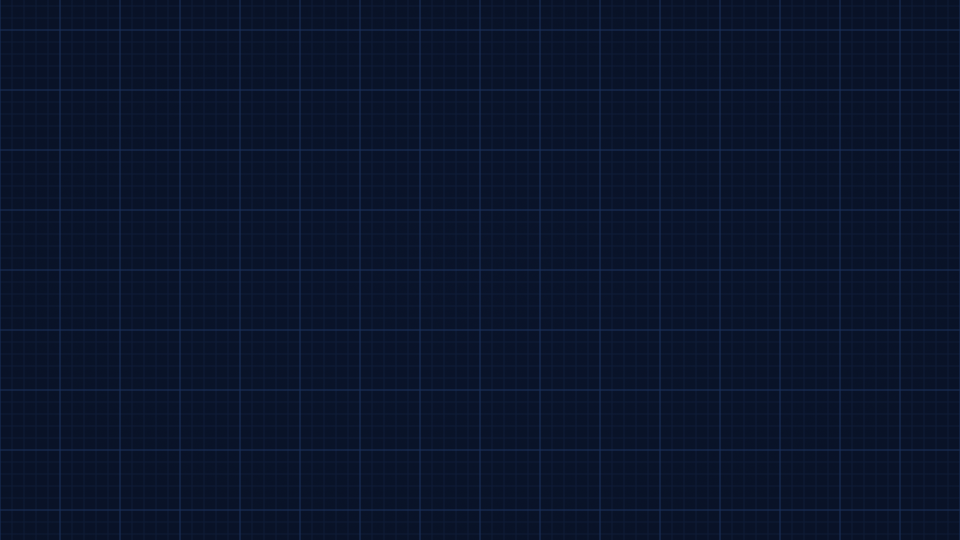
#> input picture assets/calculo/fundo_calculo_milimetrado_1920x1080.png, 1920 x 1080 px (shown at 1/2 size); its folder holds 3 pictures in this run
$ python qa_fundo.py
#> lines starting #> are read from the running program, lines starting #| are printed output that depends on the picture
"""[fundo] luminância média por faixa de 1/9 da altura num quadro sem conteúdo (alvo: variação <= 10% entre o centro e a faixa de baixo)."""
import sys
from pathlib import Path
import numpy as np
from PIL import Image
raiz = Path(__file__).resolve().parents[2] / "assets" / "calculo"
for nome in ("fundo_calculo_milimetrado", "fundo_calculo_liso"):
    a = np.asarray(Image.open(raiz / f"{nome}_1920x1080.png").convert("L"), float)
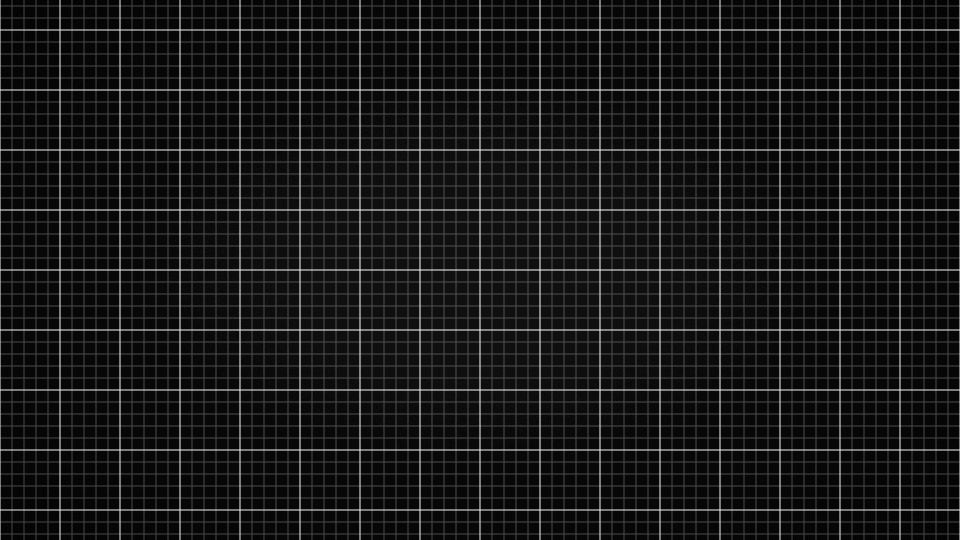
#> a: shape (1080, 1920) float64 (shown at 1/2 size); min 17, max 49, mean 20.3; drawn with min black and max white
    h = a.shape[0] // 9
#> h = 120
    faixas = [a[i * h:(i + 1) * h, 960:1900].mean() for i in range(9)]       # fora da placa do canto (x < 1240) só nas faixas de cima: usa x >= 960
#> faixas = [19.94, 20.09, 20.35, 20.55, 20.61, 20.55, 20.35, 20.09, 19.94]
    var = abs(faixas[8] - faixas[4]) / faixas[4] * 100
#> var = 3.25
    print(f"[fundo] {nome}: faixas {' '.join(f'{f:.1f}' for f in faixas)}; variação centro × baixo {var:.1f}% ({'ok' if var <= 10 else 'FORA'})")
#| [fundo] fundo_calculo_milimetrado: faixas 19.9 20.1 20.3 20.6 20.6 20.6 20.4 20.1 19.9; variação centro × baixo 3.2% (ok)
#> pass 2 of the loop `for nome in ("fundo_calculo_milimetrado", "fundo_calculo_liso"):`:
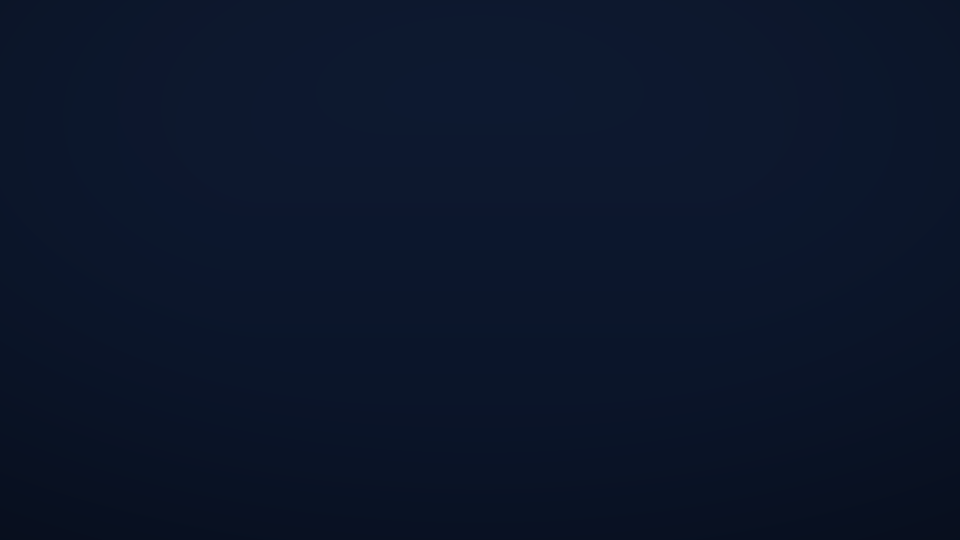
#> input picture assets/calculo/fundo_calculo_liso_1920x1080.png, 1920 x 1080 px (shown at 1/2 size)
#> `a = np.asarray(Image.open(raiz / f"{nome}_1920x1080.png").convert("L")..`:
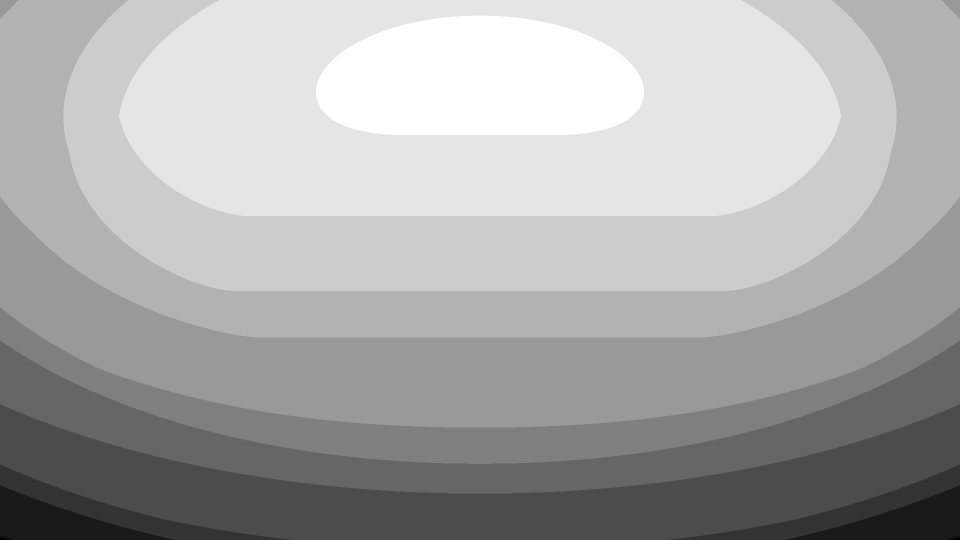
#> a: shape (1080, 1920) float64 (shown at 1/2 size); min 14, max 24, mean 20.7; drawn with min black and max white
#> faixas = [22.62, 22.96, 22.67, 22.17, 21.43, 20.34, 19.47, 18.07, 16.65]
#> var = 22.27
#| [fundo] fundo_calculo_liso: faixas 22.6 23.0 22.7 22.2 21.4 20.3 19.5 18.1 16.7; variação centro × baixo 22.3% (FORA)
